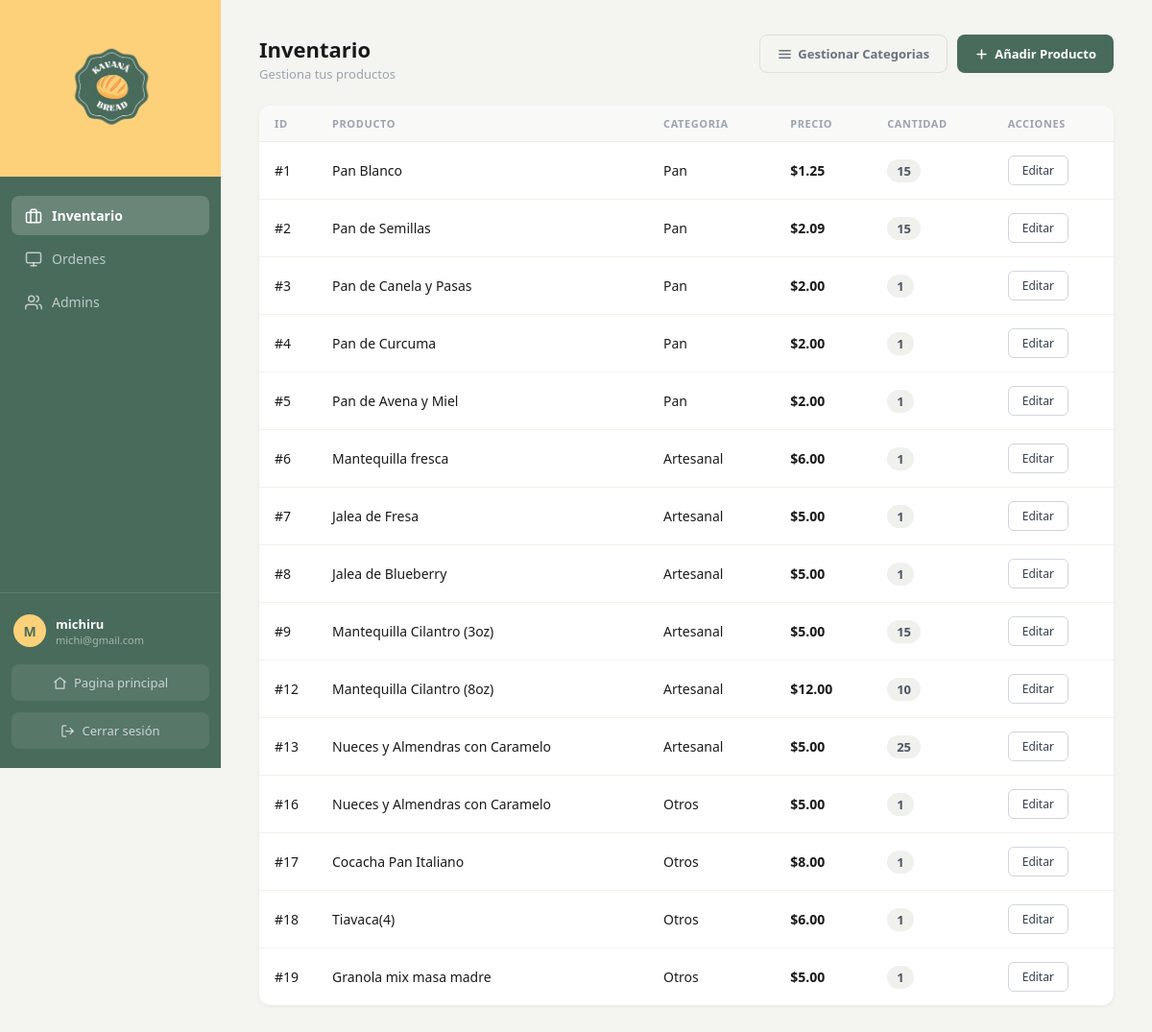
Screenshot of /admin/panel.php (signed in) with the database file from the repository.
### tables this page shows
CREATE TABLE `products` (
  `Product_ID` int(11) NOT NULL,
  `Product_Name` varchar(50) NOT NULL,
  `category_ID` int(11) NOT NULL,
  `Price` decimal(6,2) NOT NULL,
  `Quantity` int(11) NOT NULL
);

CREATE TABLE `category` (
  `category_ID` int(11) NOT NULL,
  `name` varchar(100) NOT NULL
);

### admin/panel.php (the view, shortened to what this page needs)
<?php
include(__DIR__ . '/../config/db.php');
?>
<!DOCTYPE html>
<html lang="es">
<head>
    <link rel="stylesheet" href="/kavanabread/assets/styles.css">
</head>
<body class="admin-layout">
    <aside class="admin-sidebar">
        <div class="sidebar-logo">
            <img src="../assets/logo.png" alt="Kavana Bread">
        </div>
        <nav class="sidebar-nav">
            <button class="nav-item active" data-tab="inventario">
                Inventario
            </button>
            <button class="nav-item" data-tab="ordenes">
                <svg xmlns="http://www.w3.org/2000/svg" width="18" height="18" viewBox="0 0 24 24" fill="none" stroke="currentColor" stroke-width="2" stroke-linecap="round" stroke-linejoin="round"><rect x="2" y="3" width="20" height="14" rx="2"/><line x1="8" y1="21" x2="16" y2="21"/><line x1="12" y1="17" x2="12" y2="21"/></svg>
                Ordenes
            </button>
            <button class="nav-item" data-tab="admins">
                Admins
            </button>
        </nav>
        <div class="sidebar-footer">
            <div class="user-chip">
                <div class="user-avatar"><?php echo strtoupper(substr($_SESSION['username'], 0, 1)); ?></div>
                <div class="user-details">
                    <span><?php echo htmlspecialchars($_SESSION['username']); ?></span>
                    <small><?php echo htmlspecialchars($_SESSION['email']); ?></small>
                </div>
            </div>
            <a href="../menu-principal.php" class="btn-logout">
                <svg xmlns="http://www.w3.org/2000/svg" width="15" height="15" viewBox="0 0 24 24" fill="none" stroke="currentColor" stroke-width="2" stroke-linecap="round" stroke-linejoin="round"><path d="M3 10.5 12 3l9 7.5"/><path d="M5 9.5V21h14V9.5"/></svg>
                Pagina principal
            </a>
            <a href="login.php" class="btn-logout">
                <svg xmlns="http://www.w3.org/2000/svg" width="15" height="15" viewBox="0 0 24 24" fill="none" stroke="currentColor" stroke-width="2" stroke-linecap="round" stroke-linejoin="round"><path d="M9 21H5a2 2 0 0 1-2-2V5a2 2 0 0 1 2-2h4"/><polyline points="16 17 21 12 16 7"/><line x1="21" y1="12" x2="9" y2="12"/></svg>
                Cerrar sesión
            </a>
        </div>
    </aside>
    <main class="admin-main">
        <section id="tab-inventario" class="admin-tab active">
            <div class="tab-header">
                <div>
                    <h1>Inventario</h1>
                    <p class="tab-subtitle">Gestiona tus productos</p>
                </div>
                <div style="display:flex; gap:10px;">
                    <a href="manage-categories.php" class="btn-secondary">
                        <svg xmlns="http://www.w3.org/2000/svg" width="15" height="15" viewBox="0 0 24 24" fill="none" stroke="currentColor" stroke-width="2.5" stroke-linecap="round" stroke-linejoin="round"><path d="M3 6h18"/><path d="M3 12h18"/><path d="M3 18h18"/></svg>
                        Gestionar Categorias
                    </a>
                    <a href="add-product.php" class="btn-primary">
                        <svg xmlns="http://www.w3.org/2000/svg" width="15" height="15" viewBox="0 0 24 24" fill="none" stroke="currentColor" stroke-width="2.5" stroke-linecap="round" stroke-linejoin="round"><line x1="12" y1="5" x2="12" y2="19"/><line x1="5" y1="12" x2="19" y2="12"/></svg>
                        Añadir Producto
                    </a>
                </div>
            </div>
            <div class="content-card">
                <table class="admin-table">
                    <thead>
                        <tr>
                            <th>ID</th>
                            <th>Producto</th>
                            <th>Categoria</th>
                            <th>Precio</th>
                            <th>Cantidad</th>
                            <th>Acciones</th>
                        </tr>
                    </thead>
                    <tbody>
                        <?php
                        $sql = "SELECT products.*, category.name AS category_name
                         FROM products
                         LEFT JOIN category ON products.category_ID = category.category_ID";
                        $result = mysqli_query($conn, $sql);
                        while($show = mysqli_fetch_array($result)) { ?>
                        <tr>
                            <td class="td-id">#<?php echo $show['Product_ID']; ?></td>
                            <td class="td-name"><?php echo htmlspecialchars($show['Product_Name']); ?></td>
                             <td class="td-category_name"><?php echo htmlspecialchars($show['category_name']); ?></td>
                            <td class="td-price">$<?php echo $show['Price']; ?></td>
                            <td class="td-qty">
                                <span class="qty-badge <?php echo ($show['Quantity'] < 5) ? 'qty-low' : ''; ?>">
                                    <?php echo $show['Quantity']; ?>
                                </span>
                            </td>
                            <td class="td-actions">
                                <a href="edit-product.php?id=<?php echo $show['Product_ID']; ?>" class="btn-edit">Editar</a>
                            </td>
                        </tr>
                        <?php } ?>
                    </tbody>
                </table>
            </div>
        </section>
    </main>
</body>
</html>

### rows the page displays
products: Product_ID "1", Product_Name "Pan Blanco", category_ID.name "Pan", Price "1.25", Quantity "15"
products: Product_ID "2", Product_Name "Pan de Semillas", category_ID.name "Pan", Price "2.09", Quantity "15"
products: Product_ID "3", Product_Name "Pan de Canela y Pasas", category_ID.name "Pan", Price "2.00", Quantity "1"
products: Product_ID "4", Product_Name "Pan de Curcuma", category_ID.name "Pan", Price "2.00", Quantity "1"
products: Product_ID "5", Product_Name "Pan de Avena y Miel", category_ID.name "Pan", Price "2.00", Quantity "1"
products: Product_ID "6", Product_Name "Mantequilla fresca", category_ID.name "Artesanal", Price "6.00", Quantity "1"
products: Product_ID "7", Product_Name "Jalea de Fresa", category_ID.name "Artesanal", Price "5.00", Quantity "1"
products: Product_ID "8", Product_Name "Jalea de Blueberry", category_ID.name "Artesanal", Price "5.00", Quantity "1"
products: Product_ID "9", Product_Name "Mantequilla Cilantro (3oz)", category_ID.name "Artesanal", Price "5.00", Quantity "15"
products: Product_ID "12", Product_Name "Mantequilla Cilantro (8oz)", category_ID.name "Artesanal", Price "12.00", Quantity "10"
products: Product_ID "13", Product_Name "Nueces y Almendras con Caramelo", category_ID.name "Artesanal", Price "5.00", Quantity "25"
products: Product_ID "16", Product_Name "Nueces y Almendras con Caramelo", category_ID.name "Otros", Price "5.00", Quantity "1"
products: Product_ID "17", Product_Name "Cocacha Pan Italiano", category_ID.name "Otros", Price "8.00", Quantity "1"
products: Product_ID "18", Product_Name "Tiavaca(4)", category_ID.name "Otros", Price "6.00", Quantity "1"
products: Product_ID "19", Product_Name "Granola mix masa madre", category_ID.name "Otros", Price "5.00", Quantity "1"

### other values shown
substr($_SESSION['username'], 0, 1) "M"
$_SESSION['username'] "michiru"
$_SESSION['email'] "michi@gmail.com"
